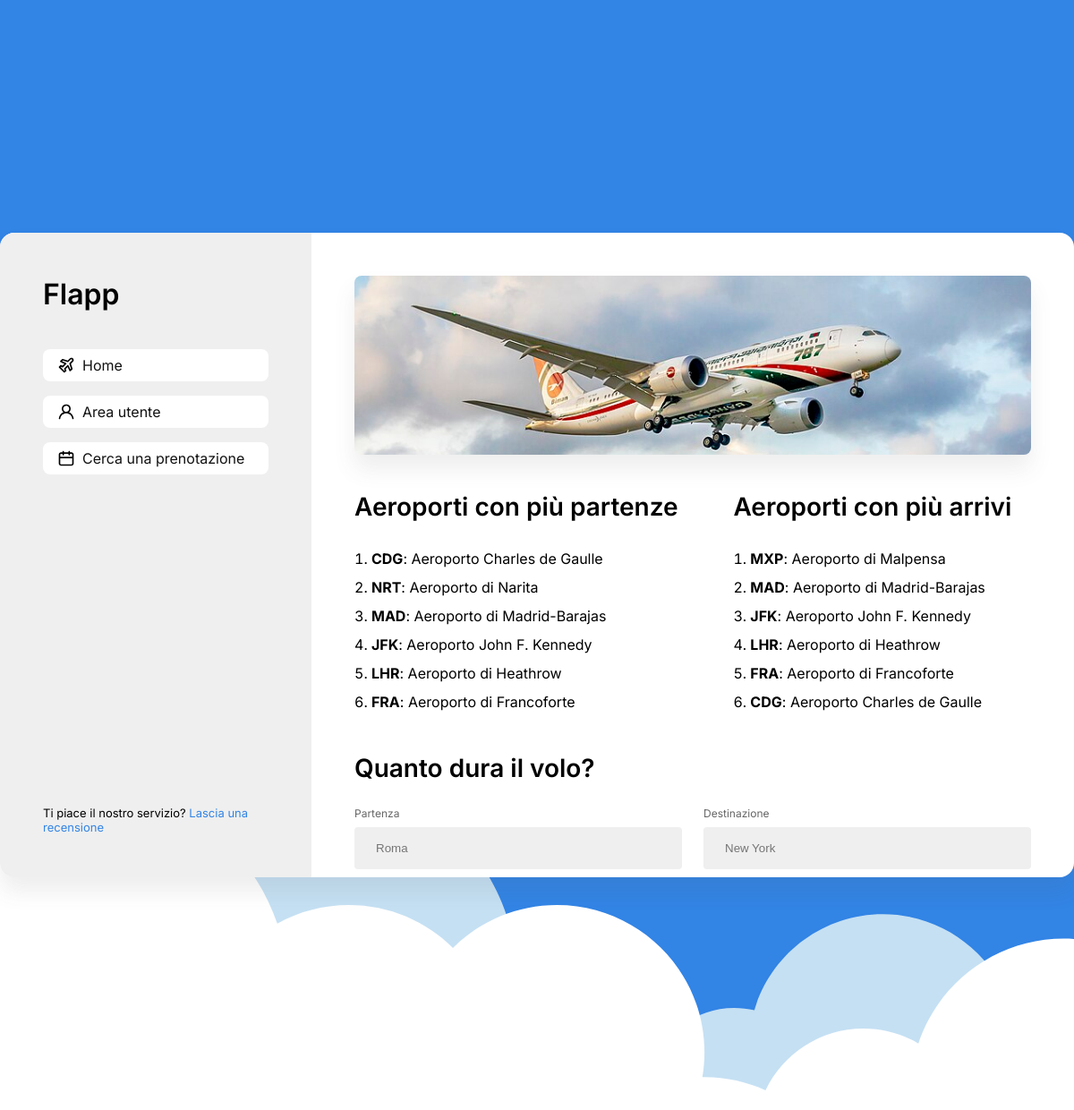
The app's page /home.php with its own data.
### tables this page shows
CREATE TABLE Aeroporti (
ID_AEROPORTO VARCHAR(10) PRIMARY KEY,
Paese VARCHAR(100),
Città VARCHAR(100),
Codice_iata CHAR(3) UNIQUE,
Nome VARCHAR(100)
);

### home.php (the view, shortened to what this page needs)
<?php
include "./database.php";
$query2 = "SELECT
    a.ID_AEROPORTO,
    a.Nome,
    a.Codice_iata,
    (SELECT COUNT(v1.ID_VOLO)
     FROM Voli v1
     WHERE v1.Aeroporto_arrivo = a.ID_AEROPORTO) AS Numero_arrivi
FROM
    Aeroporti a
WHERE
    (SELECT COUNT(v2.ID_VOLO)
     FROM Voli v2
     WHERE v2.Aeroporto_arrivo = a.ID_AEROPORTO) >= ALL
    (SELECT COUNT(v3.ID_VOLO)
     FROM Voli v3
     GROUP BY v3.Aeroporto_arrivo)
     ORDER BY Numero_arrivi DESC";
$query3 = "SELECT
    a.ID_AEROPORTO,
    a.Nome,
    a.Codice_iata,
    (SELECT COUNT(v1.ID_VOLO)
     FROM Voli v1
     WHERE v1.Aeroporto_partenza = a.ID_AEROPORTO) AS Numero_partenze
FROM
    Aeroporti a
WHERE
    (SELECT COUNT(v2.ID_VOLO)
     FROM Voli v2
     WHERE v2.Aeroporto_partenza = a.ID_AEROPORTO) >= ALL
    (SELECT COUNT(v3.ID_VOLO)
     FROM Voli v3
     GROUP BY v3.Aeroporto_partenza)
     ORDER BY Numero_partenze DESC";
$mostDeparturesAirport = mysqli_query($con, $query2);
$mostArrivalsAirport = mysqli_query($con, $query3);
?>
<?php
include "./header.php";
include "./menu.php";
?>
            <div class="scroll-container" id="home-page">
                <div class="widget banner" id="most-used-aircraft">
                </div>
                <div class="widget" id="most-departures-airport">
                    <h3>Aeroporti con più partenze</h3>
                    <ol>
                        <?php if ($mostDeparturesAirport) {
                            if (mysqli_num_rows($mostDeparturesAirport) > 0) {
                                while (
                                    $row = mysqli_fetch_assoc(
                                        $mostDeparturesAirport
                                    )
                                ) { ?>
                        <li><?php
                        echo "<b>";
                        echo htmlspecialchars($row["Codice_iata"]);
                        echo "</b>: ";
                        echo htmlspecialchars($row["Nome"]);
                        ?></li>
                        <?php }
                            } else {
                                echo "Nessuna prenotazione associata a questo codice utente.";
                            }
                        } else {
                            echo "Errore nella query: " . mysqli_error($con);
                        } ?>
                    </ol>
                </div>
                <div class="widget" id="most-arrivals-airport">
                    <h3>Aeroporti con più arrivi</h3>
                    <ol>
                    <?php if ($mostArrivalsAirport) {
                        if (mysqli_num_rows($mostArrivalsAirport) > 0) {
                            while (
                                $row = mysqli_fetch_assoc($mostArrivalsAirport)
                            ) { ?>
                        <li><?php
                        echo "<b>";
                        echo htmlspecialchars($row["Codice_iata"]);
                        echo "</b>: ";
                        echo htmlspecialchars($row["Nome"]);
                        ?></li>
                        <?php }
                        } else {
                            echo "Nessuna prenotazione associata a questo codice utente.";
                        }
                    } else {
                        echo "Errore nella query: " . mysqli_error($con);
                    } ?>
                    </ol>
                </div>
                <div class="widget" id="widget5">
                    <h3>Quanto dura il volo?</h3>
                    <form class="flight-duration" action="./flight-duration.php" method="POST">
                            <div class="form-label">
                                <label for="from">Partenza</label>
                                <input type="text" name="from" list="cities" placeholder="Roma" required>
                            </div>
                            <div class="form-label">
                                <label for="to">Destinazione</label>
                                <input type="text" name="to" list="cities" placeholder="New York" required>
                            </div>
                    </form>
                </div>
            </div>
<?php include "./footer.php"; ?>

### header.php (shortened to what this page needs)
<!DOCTYPE html>
<html lang="it">
  <head>
    <link rel="stylesheet" href="css/style.css" />
    <link rel="stylesheet" href="https://cdnjs.cloudflare.com/ajax/libs/font-awesome/6.4.2/css/all.min.css">
  </head>
  <body>
    <img src="img/vector.svg" alt="" class="cloud" />
    <div class="wrapper">
      <div class="container">

### menu.php
<div class="menu">
  <h2><a href="./index">Flapp</a></h2>
  <nav>
    <ul>
      <li>
        <a href="./home"
          ><img src="./img/icons/uil_plane-departure.svg" alt="" />Home</a
        >
      </li>
      <li>
        <a href="./user-area"
          ><img src="./img/icons/uil_user.svg" alt="" />Area utente</a
        >
      </li>
      <li>
        <a href="./reservations"
          ><img src="./img/icons/uil_calender.svg" alt="" />Cerca una
          prenotazione</a
        >
      </li>
    </ul>
  </nav>
  <span class="review"
    >Ti piace il nostro servizio?
    <a href="./feedback">Lascia una recensione</a></span
  >
</div>

### footer.php
      </div>
    </div>
  </body>
</html>

### css/style.css (style rules this page uses)
a { text-decoration: none; color: black; }
* { margin: 0; padding: 0; box-sizing: border-box; }
html { height: 100%; }
body { background-color: var(--color-primary); font-family: "Inter", sans-serif; height: 100%; }
.cloud { position: fixed; bottom: 0; width: 100%; z-index: -10; }
.wrapper { height: 100%; display: flex; justify-content: center; align-items: center; }
.container { display: flex; background-color: #fff; border-radius: var(--border-radius-lg); width: 1280px; height: 720px; box-shadow: var(--shadow); overflow: hidden; }
.container > div { padding: 48px; display: flex; gap: var(--spacing-xxl); flex-direction: column; flex: 3; }
.menu { background-color: var(--menu-bg) !important; flex-direction: column; gap: var(--spacing-xxl) !important; flex: 1 !important; }
#home-page { display: grid !important; grid-template-areas: "w1 w1 w1 w1" "w3 w3 w4 w4" "w5 w5 w5 w5"; }
.scroll-container { overflow-y: scroll; }
.widget label { font-size: 12px; color: var(--color-gray-dark); }
#widget5 { grid-area: w5; }
input { width: 100%; background-color: var(--menu-bg); border: none; border-radius: var(--border-radius-sm); padding: var(--spacing-md) var(--spacing-lg); }
nav { height: 100%; }
nav ul { display: flex; flex-direction: column; gap: var(--spacing-md); }
nav li { text-align: start; list-style: none; background-color: rgb(255, 255, 255); font-size: 16px; text-decoration: none; border-radius: var(--border-radius-md); }
ul li a { display: flex; color: rgb(18, 18, 18); border-radius: 8px; gap: 8px; padding: var(--spacing-sm) var(--spacing-md); }
nav img { margin: 0; }
.review { font-size: small; }
.review a { color: var(--color-primary); }
ol { list-style-position: inside; line-height: 2em; }
form label { font-size: var(--font-size-xs); display: flex; gap: var(--spacing-sm); }
form { display: flex; flex-direction: column; align-items: center; gap: 32px; }

### css/variables.css (style rules this page uses)
:root { --menu-bg: #efefef; --shadow: 0px 16px 24px rgb(89 89 89 / 0.1); --color-primary: #3284e5; --color-primary-hover: hwb(213 20% 20%); --color-primary-active: hwb(213 20% 50%); --color-black: #000000; --color-gray-dark: #666666; --color-gray-mid-dark: #858585; --color-gray: #a6a6a6; --color-gray-light: #e5e5e5; --color-gray-mid-light: #c7c7c7; --color-white: #ffffff; --font-family-sans: "Helvetica Neue", Arial, sans-serif; --font-family-serif: "Georgia", Times, serif; --font-size-xs: 12px; --font-size-sm: 14px; --font-size-md: 16px; --font-size-lg: 20px; --font-size-xl: 24px; --font-size-xxl: 32px; --font-weight-normal: 300; --font-weight-bold: 700; --line-height-normal: 1.5; --line-height-tight: 1.25; --spacing-xs: 4px; --spacing-sm: 8px; --spacing-md: 16px; --spacing-lg: 24px; --spacing-xl: 32px; --spacing-xxl: 40px; --border-radius-none: 0px; --border-radius-sm: 4px; --border-radius-md: 8px; --border-radius-lg: 16px; --border-radius-full: 50%; --font-size-base: 16px; --font-size-h1: 2.5em; --font-size-h2: 2em; --font-size-h3: 1.75em; --font-size-h4: 1.5em; --font-size-h5: 1.25em; --font-size-h6: 1em; --line-height-h1: 1.2; --line-height-h2: 1.3; --line-height-h3: 1.3; --line-height-h4: 1.4; --line-height-h5: 1.5; --line-height-h6: 1.5; --font-weight-h1: 700; --font-weight-h2: 600; --font-weight-h3: 600; --font-weight-h4: 500; --font-weight-h5: 500; --font-weight-h6: 500; --scrollbar-color: #dbdbdb; }
h2 { font-size: var(--font-size-h2); line-height: var(--line-height-h2); font-weight: var(--font-weight-h2); }
h3 { font-size: var(--font-size-h3); line-height: var(--line-height-h3); font-weight: var(--font-weight-h3); }

### css/widgets.css (style rules this page uses)
.banner { box-shadow: var(--shadow); background-color: var(--menu-bg); border-radius: var(--border-radius-lg); background-image: url("../img/airplane-2.jpg"); background-position: center; background-repeat: no-repeat; background-size: cover; color: var(--color-white); overflow: hidden; height: 200px; }
#most-used-aircraft { grid-area: w1; overflow: hidden; }
#most-departures-airport { grid-area: w3; }
#most-arrivals-airport { grid-area: w4; }
.form-label { font-size: var(--font-size-xs); display: flex; flex-direction: column; gap: var(--spacing-sm); }
.flight-duration { display: flex; flex-direction: row; gap: 24px; flex-wrap: wrap; }
.flight-duration > div { flex-grow: 1; }
.widget { display: flex; flex-direction: column; gap: var(--spacing-lg); border-radius: var(--border-radius-md); }
form { display: flex; flex-direction: column; align-items: center; gap: 32px; }

### records on screen
aeroporti: Codice_iata "CDG", Nome "Aeroporto Charles de Gaulle"
aeroporti: Codice_iata "NRT", Nome "Aeroporto di Narita"
aeroporti: Codice_iata "MAD", Nome "Aeroporto di Madrid-Barajas"
aeroporti: Codice_iata "JFK", Nome "Aeroporto John F. Kennedy"
aeroporti: Codice_iata "LHR", Nome "Aeroporto di Heathrow"
aeroporti: Codice_iata "FRA", Nome "Aeroporto di Francoforte"
aeroporti: Codice_iata "MXP", Nome "Aeroporto di Malpensa"
